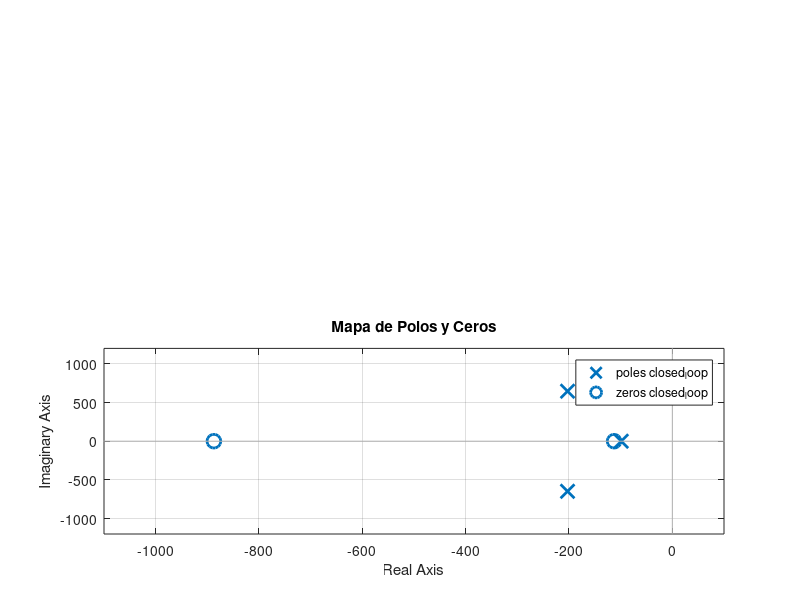

Write MATLAB code to recreate this figure.
% Parámetros del circuito RLC
R = 5;
L = 0.1;
C = 220e-6;

% PID
Kp = 10;
Ki = 1000;
Kd = 0.01;

% Funciones de transferencia
s = tf('s');
H_rlc = 1 / (L*C*s^2 + R*C*s + 1);  % Planta RLC
PID = Kp + Ki/s + Kd*s;             % Controlador PID

% Lazo abierto y cerrado
open_loop = series(PID, H_rlc);
closed_loop = feedback(open_loop, 1);

% Mostrar función de transferencia
disp('FT en lazo cerrado:');
closed_loop


% Revisar estabilidad con polos
disp('Polos del sistema:');
disp(pole(closed_loop));

% Graficar
figure;
subplot(2,1,1);
step(closed_loop);
title('Respuesta al escalón');

subplot(2,1,2);
pzmap(closed_loop);
title('Mapa de Polos y Ceros');
grid on;
